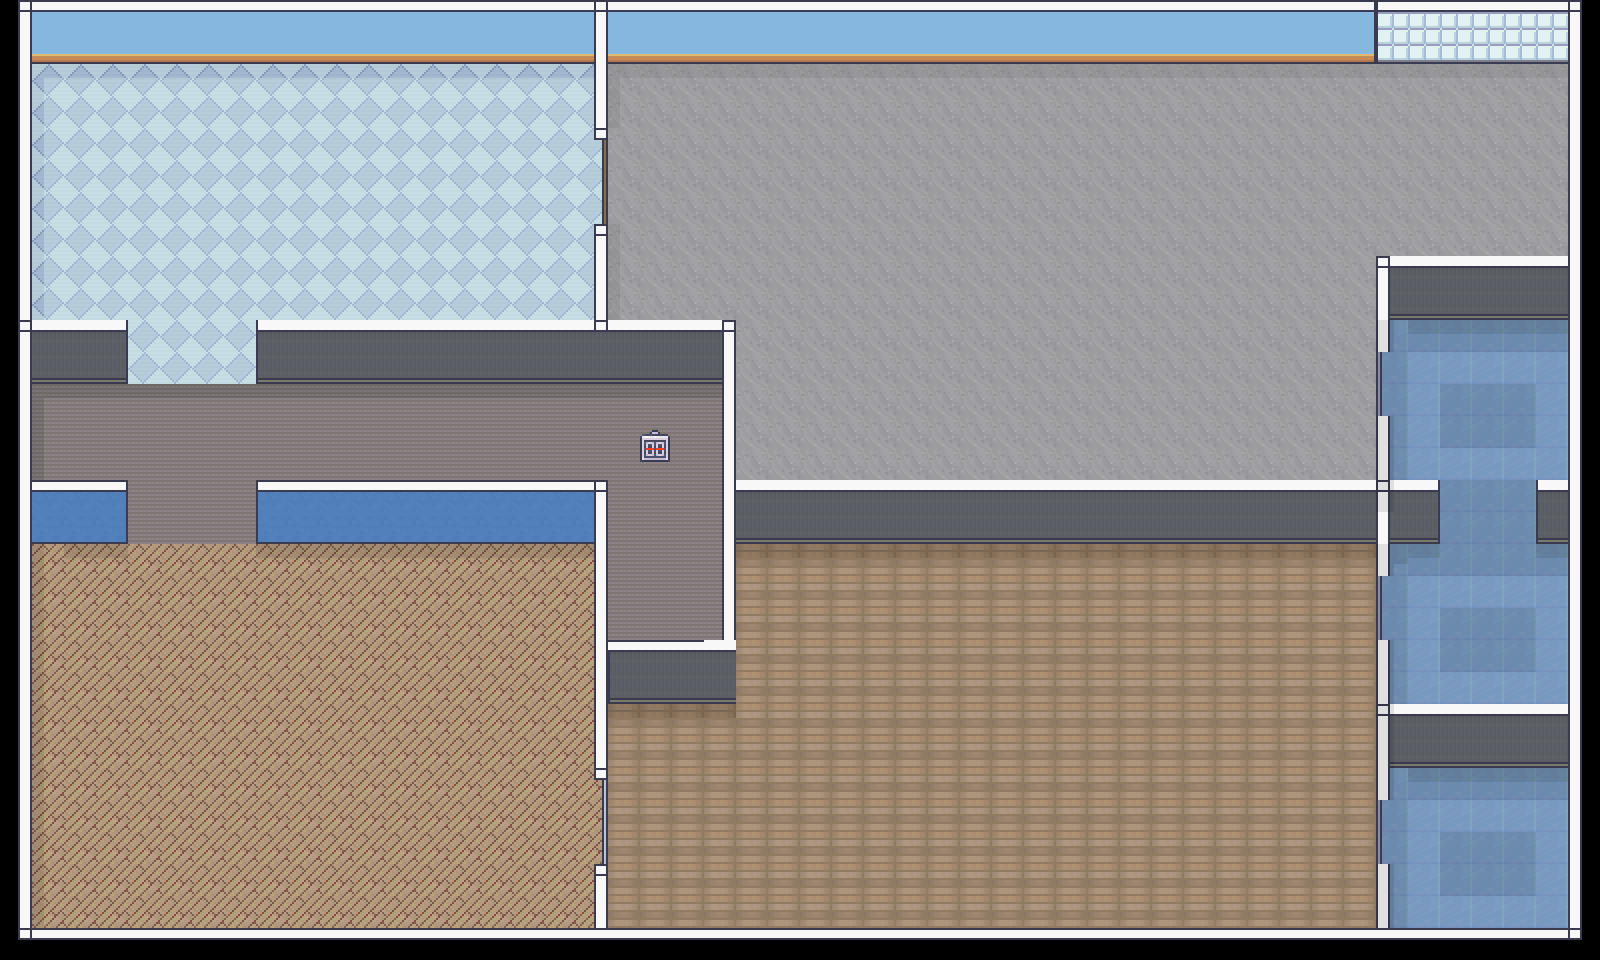

Below is a game level as drawn by its tile map, then a one-line description and the .tmx that defines it (tile-layer data replaced by summaries):
An orthogonal 50x30 tile map with 32x32 px tiles, 6 tile layers (Exterior, Innerwall, WallDecor, FloorDecor, ...), 3 tilesets.

<map version="1.5" tiledversion="1.7.2" orientation="orthogonal" renderorder="right-down" width="50" height="30" tilewidth="32" tileheight="32" infinite="0" nextlayerid="8" nextobjectid="1">
 <tileset firstgid="1" source="Tiled/Tilesets/Roomsx32.tsx" />
 <tileset firstgid="8285" source="Tiled/Tilesets/16_Grocery_store_32x32.tsx" />
 <tileset firstgid="9533" source="Tiled/Tilesets/16_Grocery_store_32x32.tsx" />
 <layer id="1" name="Exterior" width="50" height="30">
  <data>[1500 cells, 1500 non-empty, 34 distinct tile ids]</data>
 </layer>
 <layer id="7" name="Innerwall" width="50" height="30">
  <data>[1500 cells, 166 non-empty, 21 distinct tile ids]</data>
 </layer>
 <layer id="2" name="WallDecor" width="50" height="30">
  <data>[1500 cells, 24 non-empty, 6 distinct tile ids]</data>
 </layer>
 <layer id="3" name="FloorDecor" width="50" height="30">
  <data>[1500 cells, 30 non-empty, 4 distinct tile ids]</data>
 </layer>
 <layer id="4" name="Furniture" width="50" height="30">
  <data>[1500 cells, 0 non-empty, 0 distinct tile ids]</data>
 </layer>
 <layer id="5" name="FurnitureDecor" width="50" height="30">
  <data>[1500 cells, 2 non-empty, 2 distinct tile ids]</data>
 </layer>
</map>
